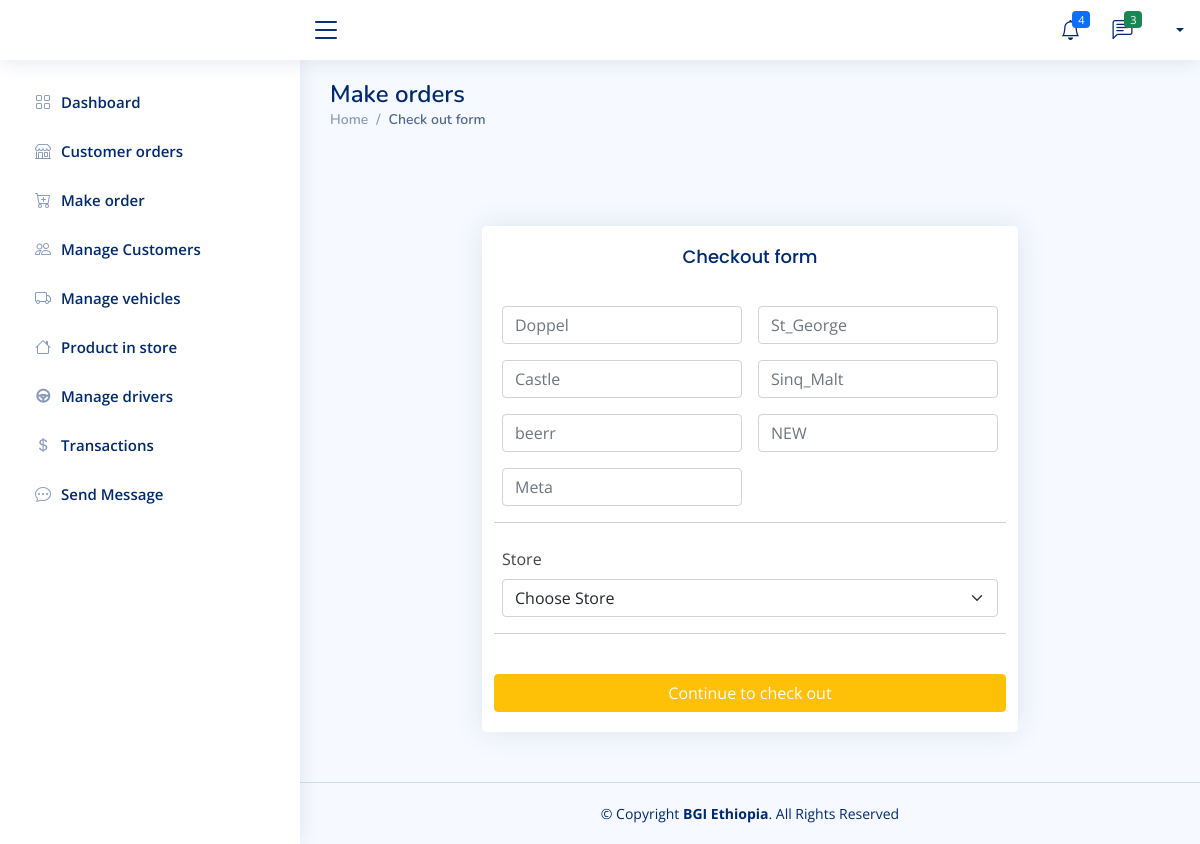
/Agent/agent_make_order/, run on an earlier commit of the app's database.
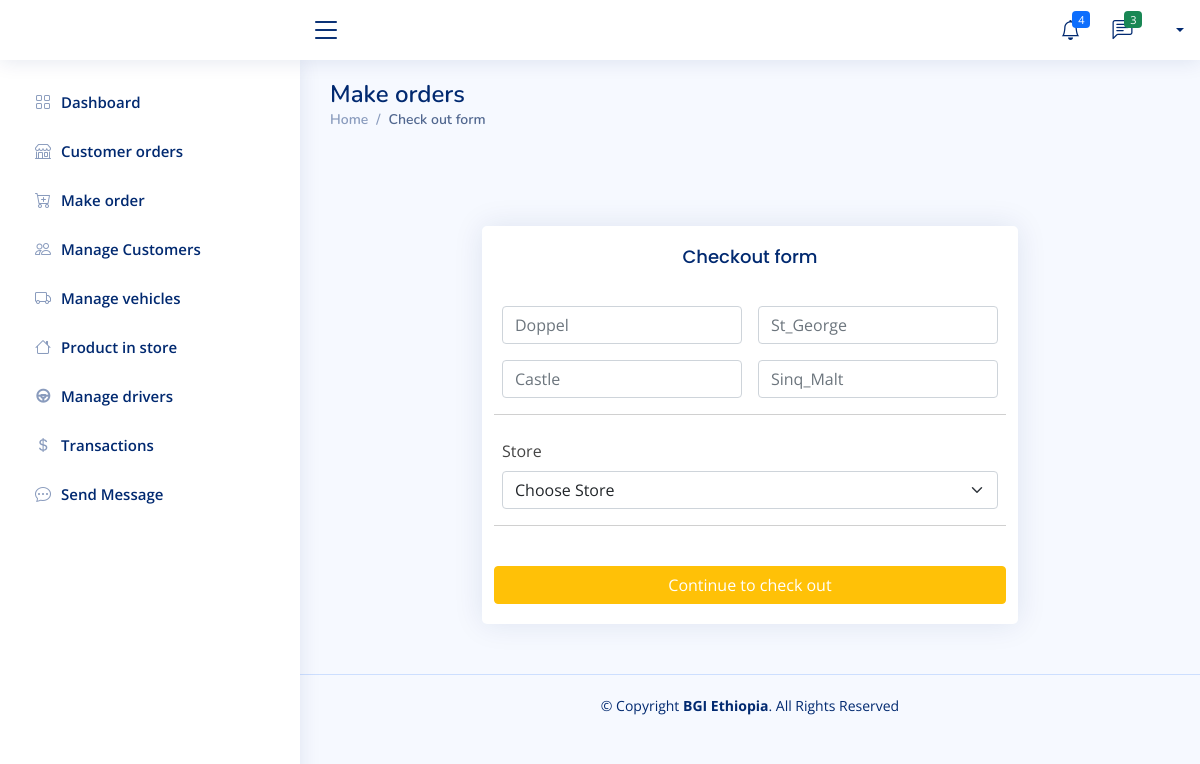
And on a later commit of the database.
### Company/models.py (models this page shows, shortened)
class Product(models.Model):
    Product_Name=models.CharField(max_length=200, null=True)
    img = models.ImageField(null=True,blank=True, upload_to='Product_img/',default='Product_img/castle-beer.jpg')
    Price_in_botle=models.FloatField(null=True,blank=True)
    Price_in_creates=models.FloatField(null=True,blank=True)

### Agent/views.py (the view)
# urls.py: path('agent_make_order/',views.make_order,name="agent_make_order"),
def make_order(request):
     all_product = Product.objects.all()
     all_store = Company_Store.objects.all()
     context = {
         'all_product' : all_product,
         'all_store':all_store,
     }
     return render(request,'Agent/agent_order.html',context)

### Company/models.py (called while the page is built)
    def __str__(self) -> str:
        return self.Store_Name

### Templates/Agent/agent_order.html (shortened to what this page needs)
{% extends 'Agent/agent-base.html' %}
{% block content %}
{% load static %}
<main id="main" class="main">
  <div class="pagetitle">
    <h1>Make orders</h1>
    <nav>
      <ol class="breadcrumb">
        <li class="breadcrumb-item"><a href="{% url 'agent_dashbord' %}">Home</a></li>
        <li class="breadcrumb-item active">Check out form</li>
      </ol>
    </nav>
  </div>
    <div class="container mt-5 pt-5">
      <section class="section ">
          <div class="row">
            <div class="col-lg-2">
            </div>
            <div class="col-lg-8">
              <div class="card">
                <div class="card-body">
                  <form class="row g-3 needs-validation" action="{% url 'order_summer' %}" method="POST">
                    <h5 class="card-title text-center">Checkout form</h5>
                  {% for product in all_product %}
                    <div class="col-md-6">
                      <input type="number" min="4" class="form-control" name="{{product.Product_Name}}" id="{{product.Product_Name}}" placeholder="{{product.Product_Name}}" required>
                    </div>
                    <br>
                  <br>
                  {% endfor %}
                    <hr class="mb-2 ">
                    <div class="col-md-12">
                      <label for="payment option" class="form-label">Store</label>
                      <select class="form-select" id="paymentchoosen" name="store">
                        <option selected disabled value="">Choose Store</option>
                      </select>
                    </div>
                    <hr class="mb-4">
                    <button id="checkout" class="btn btn-warning btn-md btn-block text-white" type="submit">Continue to check out</button>
                  </form>
                  </div>
                </div>
              </div>
              <div class="col-lg-2">
              </div>
          </div>
        </section>
    </div>
</main>
{% endblock %}

What changed in the data, as far as the page shows it:
removed Product: beerr "beerr"
removed Product: NEW "NEW"
removed Product: Meta "Meta"
